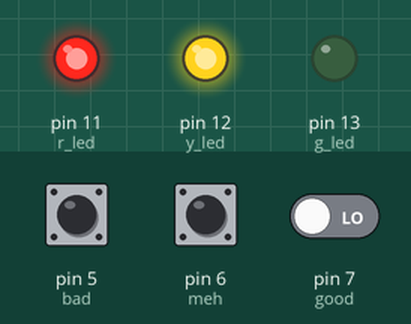
Bench run of a sketch on a simulated Arduino Uno, built with avr-gcc and run on an emulated ATmega328P. On the bench: output pins drawn as LEDs (lit = HIGH). The inputs (shaded band) are chosen by the test bench; at power-on: pin 7 (good) LOW, pin 5 (bad) HIGH, pin 6 (meh) HIGH.

Above: at 1.2 s.
1.3 s: pin 7 (good) driven HIGH
At 2.5 s:
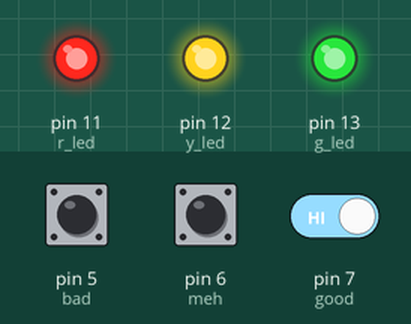
2.8 s: pin 5 (bad) pulsed LOW 5 times (0.12 s each, 0.3 s apart)
At 5.4 s:
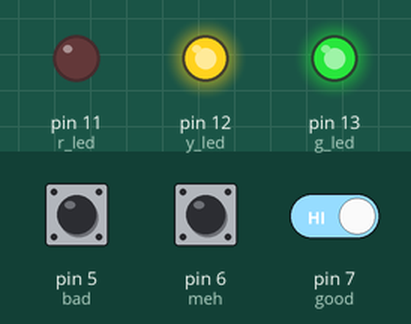
5.8 s: pin 6 (meh) pulsed LOW 2 times (0.12 s each, 0.3 s apart)
At 6.12 s:
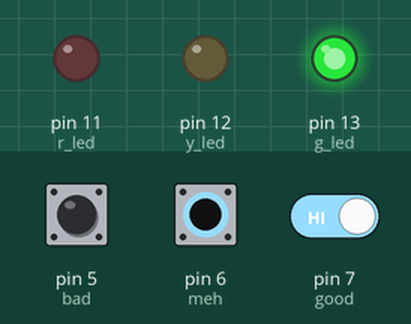
Timing chart, 0 to 8.8 s (numbered marks = the images above; inputs shaded):
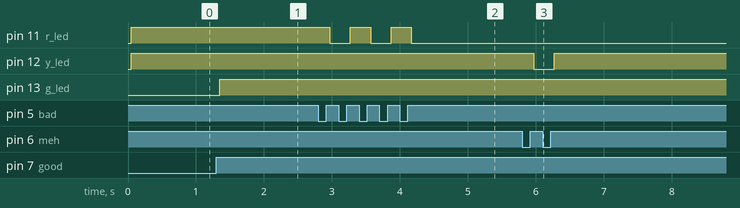

Measured:
- after the input at 1.3 s, pin 13 (g_led): LOW → HIGH after 0.05 s
- after the input at 2.8 s, pin 11 (r_led): alternates HIGH for 0.30 s and LOW for 0.30 s, 5 changes in all, then stays LOW, starting after 0.17 s
- after the input at 5.8 s, pin 12 (y_led): HIGH → LOW after 0.17 s, → HIGH 0.30 s later

The sketch:

three_led_button_debounce.ino
```cpp
int g_led = 13;
int y_led = 12;
int r_led = 11;

int good = 7;
int meh = 6;
int bad = 5;

int g_light = LOW;
int y_light = LOW;
int r_light = LOW;

int g_press;
int lastg_press = LOW;
int m_press;
int lastm_press = LOW;
int b_press;
int lastb_press = LOW;

unsigned long lastDebounceTime = 0;
unsigned long debounceDelay = 50;

void setup() {
  Serial.begin(9600);
  pinMode(g_led, OUTPUT);
  pinMode(y_led, OUTPUT);
  pinMode(r_led, OUTPUT);

  pinMode(good, INPUT);
  pinMode(meh, INPUT);
  pinMode(bad, INPUT);

  digitalWrite(g_led, g_light);
  digitalWrite(y_led, y_light);
  digitalWrite(r_led, r_light);

}

void loop() {
  // put your main code here, to run repeatedly:
  int g_reading = digitalRead(good);
  int m_reading = digitalRead(meh);
  int b_reading = digitalRead(bad);

  if(g_reading != lastg_press || m_reading != lastm_press || b_reading != lastb_press){
    lastDebounceTime = millis();
  }
  if ((millis() - lastDebounceTime) > debounceDelay){
    if(g_reading != g_press){
      g_press = g_reading;

      if(g_press == HIGH){
        g_light = !g_light;
      }
    }
    if(m_reading != m_press){
      m_press = m_reading;

      if(m_press == HIGH){
        y_light = !y_light;
      }
    }
    if(b_reading != b_press){
      b_press = b_reading;

      if(b_press == HIGH){
        r_light = !r_light;
      }
    }
  }

  digitalWrite(g_led, g_light);
  digitalWrite(y_led, y_light);
  digitalWrite(r_led, r_light);

  lastg_press = g_reading;
  lastm_press = m_reading;
  lastb_press = b_reading;
}
```
